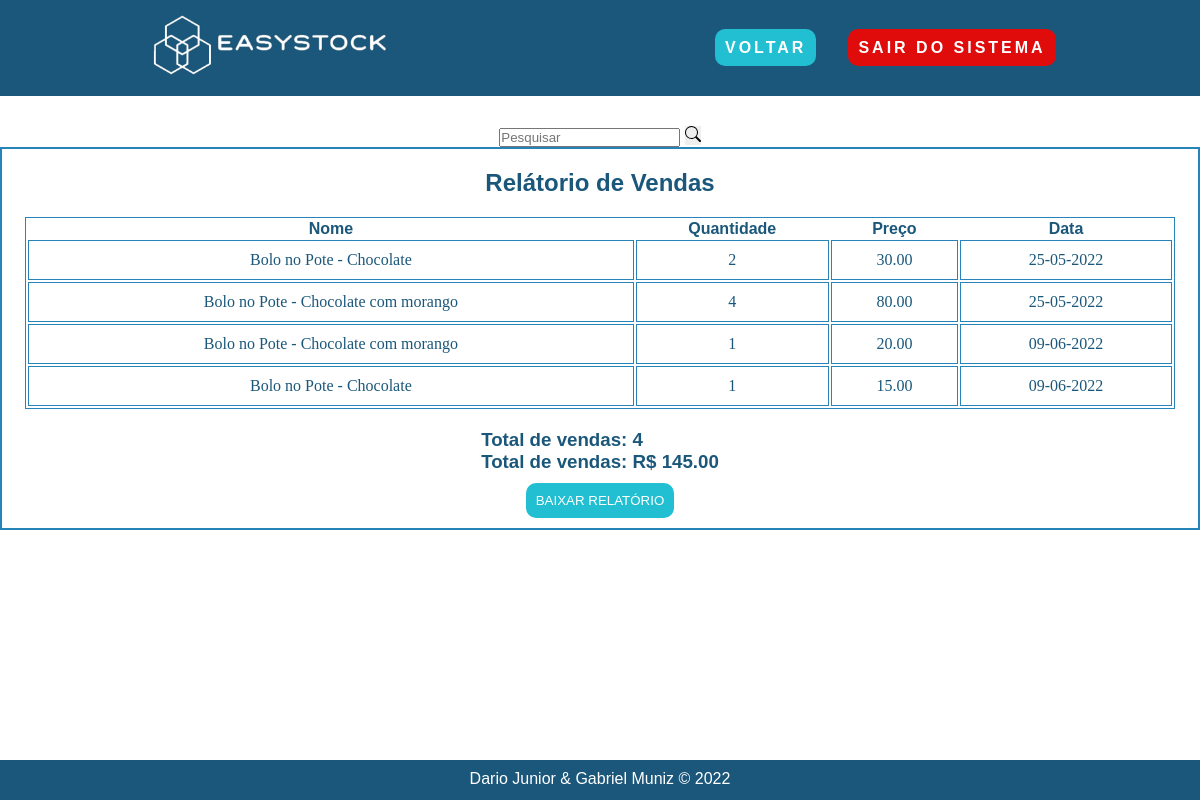
/pages/relatorio/relatorio.php (signed in), run on the app's committed database.
### tables this page shows
CREATE TABLE IF NOT EXISTS `vendas`(
    `id_venda` int(2) NOT NULL AUTO_INCREMENT,
    `id_clientes` int(2) NOT NULL,
    `nome` varchar(45) NOT NULL,
    `preco` DECIMAL(10, 2) NOT NULL,
    `quantidade` int NOT NULL,
    `dataVenda` date,
    PRIMARY KEY (`id_venda`),
    FOREIGN KEY (`id_clientes`) REFERENCES `clientes`(`id`)
);

### pages/relatorio/relatorio.php (the view, shortened to what this page needs)
<?php
include_once '../../connection/config.php';
if (!empty($_GET['search'])) {
    $data = $_GET['search'];
    $sql = "SELECT * FROM vendas WHERE nome LIKE '%$data%' or quantidade LIKE '%$data%' or preco LIKE '%$data%' or dataVenda LIKE '%$data%' ORDER BY id_venda DESC";
} else {
    $sql = "SELECT * FROM vendas WHERE id_clientes = '" . $_SESSION["id_usuario"] . "'";
}
$query_relatorio = "SELECT COUNT(id_venda) AS qnt_vendas, SUM(preco) AS total_vendas FROM vendas WHERE id_clientes = '" . $_SESSION["id_usuario"] . "'";
$result = $con->query($sql);
function invdata($dataVenda)
{
    $parte = explode("-", $dataVenda);
    return ($parte[2] . "-" . $parte[1] . "-" . $parte[0]);
}
?>
<!DOCTYPE html>
<html lang="pt-br">
<head>
    <link rel="stylesheet" href="relatorio.css">
</head>
<body>
    <header>
        <nav class="menu">
            <div class="logo">
                <img src="../../src/img/logo.png" alt="">
            </div>
            <ul class="nav-list">
                <li><a href="../sistema/sistema-cliente.php" id="btn-voltar">Voltar</a></li>
                <li><a href="../login/login.php" id="btn-sair">Sair do sistema</a></li>
            </ul>
        </nav>
    </header>
    <main>
        <section class="sistema">
            <div class="sistema-box">
                <div class="box-search">
                    <input type="search" placeholder="Pesquisar" id="pesquisar">
                    <button onclick="searchData()" class="btn-search">
                    </button>
                </div>
                <div class="sistema-container">
                    <h2>Relátorio de Vendas</h2>
                    <div class="table-container">
                        <table class="table">
                            <thead>
                                <tr>
                                    <th scope="col">Nome</th>
                                    <th scope="col">Quantidade</th>
                                    <th scope="col">Preço</th>
                                    <th scope="col">Data</th>
                                </tr>
                            </thead>
                            <tbody>
                                <?php
                                while ($row = mysqli_fetch_assoc($result)) {
                                    echo "<tr>";
                                    echo "<td>" . $row["nome"] . "</td>";
                                    echo "<td>" . $row["quantidade"] . "</td>";
                                    echo "<td>" . $row["preco"] . "</td>";
                                    echo "<td>" . invdata($row["dataVenda"]) . "</td>";
                                    echo "</tr>";
                                }
                                ?>
                            </tbody>
                        </table>
                    </div>
                    <div class="total-container">
                        <?php
                        $result_relatorio = $con->query($query_relatorio);
                        $row_relatorio = mysqli_fetch_assoc($result_relatorio);
                        ?>
                        <h3>Total de vendas: <?php echo $row_relatorio["qnt_vendas"]; ?></h3>
                        <h3>Total de vendas: R$ <?php echo $row_relatorio["total_vendas"]; ?></h3>
                    </div>
                    <button><a class="btn_relatorio" href="relatorioVendas.php" target="_blank">Baixar relatório</a></button>
                </div>
            </div>
        </section>
    </main>
    <footer id="footer">
        <p class="copyright"> Dario Junior & Gabriel Muniz &copy; 2022 </p>
    </footer>
</body>
</html>

### pages/relatorio/relatorio.css (style rules this page uses)
:root { --main-bg: #1A577A; --second-bg: #0C2A3B; --blue: #2784B9; --light-blue: #21BFD1; --white: #fff; --black: #000; --orange: #FF5C00; --red: #E00C0C; --black-red: #660606; }
* { padding: 0; margin: 0; box-sizing: border-box; scroll-behavior: smooth; font-family: sans-serif; }
li { list-style: none; }
a { text-decoration: none; }
.logo { font-size: 24px; text-transform: uppercase; letter-spacing: 4px; }
.menu { background-color: var(--main-bg); display: flex; justify-content: space-around; align-items: center; font-family: sans-serif; height: 12vh; margin-bottom: 20px; }
.logo img { width: 250px; }
.nav-list { list-style: none; display: flex; }
.nav-list li { letter-spacing: 3px; margin-left: 32px; }
.nav-list a { color: var(--white); font-weight: bold; text-transform: uppercase; }
#btn-sair { color: var(--white); background-color: var(--red); border-radius: 10px; padding: 10px; text-transform: uppercase; transform: all 0.3s ease-in-out; }
#btn-voltar { color: var(--white); background-color: var(--light-blue); border-radius: 10px; padding: 10px; text-transform: uppercase; transform: all 0.3s ease-in-out; }
.sistema { display: flex; justify-content: space-around; width: 940px; margin: 0 auto; color: var(--main-bg); align-items: center; font-family: cursive; }
.sistema-box { display: flex; flex-direction: column; align-items: center; width: 940px; padding: 10px; }
.sistema-container { display: flex; flex-direction: column; align-items: center; border: 2px solid var(--blue); width: 1200px; padding: 20px; }
.table-container { display: flex; justify-content: center; align-items: center; margin-top: 20px; }
.table { border: 1px solid var(--blue); width: 1150px; text-align: center; margin-bottom: 20px; }
.table td { font-family: cursive; border: 1px solid var(--blue); padding: 10px; }
.total-container { display: flex; flex-direction: column; margin-bottom: 20px; }
.btn_relatorio { color: var(--white); background-color: var(--light-blue); border-radius: 10px; padding: 10px; text-transform: uppercase; transform: all 0.3s ease-in-out; }
button { border: none; }
footer { position: absolute; bottom: 0; background: var(--main-bg); width: 100%; height: 40px; }
.copyright { padding: 10px; text-align: center; color: var(--white); }

### data on the page
vendas: nome "Bolo no Pote - Chocolate", quantidade "2", preco "30.00", dataVenda "25-05-2022"
vendas: nome "Bolo no Pote - Chocolate com morango", quantidade "4", preco "80.00", dataVenda "25-05-2022"
vendas: nome "Bolo no Pote - Chocolate com morango", quantidade "1", preco "20.00", dataVenda "09-06-2022"
vendas: nome "Bolo no Pote - Chocolate", quantidade "1", preco "15.00", dataVenda "09-06-2022"

### other printed values
$row_relatorio["qnt_vendas"] "4"
$row_relatorio["total_vendas"] "145.00"
